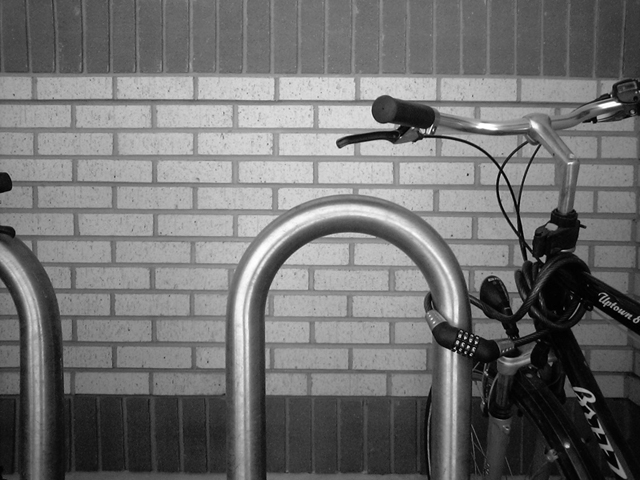
#> input picture spatial_domain/assets/bicycle.jpg, 640 x 480 px, given in place of lenna.png, which was not available
$ python task1_6.py   (older library calls are emulated)
#> lines starting #> are read from the running program, lines starting #| are printed output that depends on the picture; after the words box and inside, x2 and y2 are one past the last pixel; in counts of white or black regions, pixels touching at a corner belong together; pictures that were not available may be replaced by others from this repository, and a replacement may not be noted
### spatial_domain/python/utils.py
import cv2
import numpy as np


def load_image(filename):
#> called with filename = 'lenna.png'
    return cv2.imread('../assets/' + filename).astype('int16')
#> returned value: shape (480, 640, 3) int16; min 0, max 255, mean 112.2


def save_image(filename, image):
    cv2.imwrite('../output/' + filename, image)


def display_single_image(title, image):
    cv2.imshow(title, image.astype('uint8'))


def wait_key_and_destroy_windows():
    cv2.waitKey(0)
    cv2.destroyAllWindows()


def split_channels(image):
    """
    :param image: RGB image
    :return: B, G, R channels
    """
    return image[:, :, 0], \
        image[:, :, 1], \
        image[:, :, 2]


# [14 lines left out: function merge_channels, not called in this run]


def fit_matrix_in_interval(matrix, min_value=0, max_value=255):
    matrix[matrix < min_value] = min_value
    matrix[matrix > max_value] = max_value


# [21 lines left out: functions image_shape, copy_add_border, not called in this run]


def average_kernel(kernel_size):
    return np.full((kernel_size, kernel_size), 1/float(kernel_size * kernel_size))


# [7 lines left out: function display_multiple_images, not called in this run]

### spatial_domain/python/color.py
# coding=UTF-8

import utils
import numpy as np


# [10 lines left out: function rbg2gray, not called in this run]


def rgb2yiq(image):
    output = np.empty_like(image)
    blue, green, red = utils.split_channels(image)

    # From https://www.mathworks.com/help/images/ref/rgb2ntsc.html
    # Y = 0.299 R + 0.587 G + 0.114 B
    # I = 0.596 R - 0.274 G - 0.322 B
    # Q = 0.211 R - 0.523 G + 0.312 B

    output[:, :, 2] = 0.299 * red + 0.587 * green + 0.114 * blue
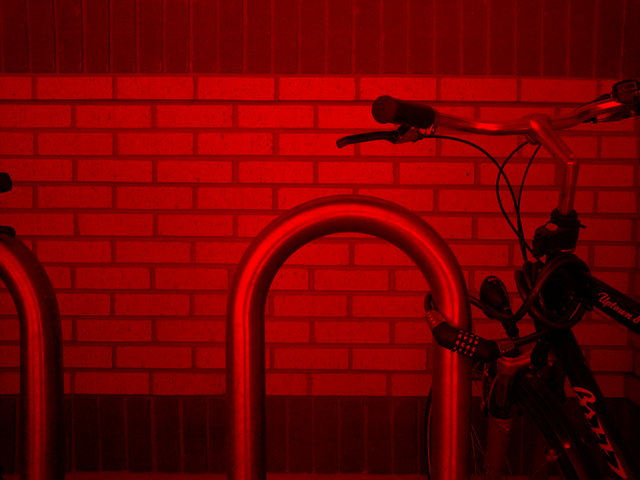
#> output: shape (480, 640, 3) int16; mean of channels 0, 1, 2 0, 0, 112; drawn as B, G, R
    output[:, :, 1] = 0.596 * red - 0.274 * green - 0.322 * blue
    output[:, :, 0] = 0.211 * red - 0.523 * green + 0.312 * blue

    utils.fit_matrix_in_interval(output)

    return output


def yiq2rgb(image):
    output = np.empty_like(image)
    q, i, y = utils.split_channels(image)

    # From https://www.mathworks.com/help/images/ref/ntsc2rgb.html
    # R = 1 Y  + 0.956 I + 0.621 Q
    # G = 1 Y  - 0.272 I - 0.647 Q
    # B = 1 Y  - 1.106 I + 1.703 Q

    output[:, :, 2] = y + 0.956 * i + 0.621 * q
    output[:, :, 1] = y - 0.272 * i - 0.647 * q
    output[:, :, 0] = y - 1.106 * i + 1.703 * q

    utils.fit_matrix_in_interval(output)

    return output

### spatial_domain/python/task1_6.py
# coding=UTF-8
# 1.6. Limiarização aplicada sobre Y, com limiar m e duas opções: a) m
# escolhido pelo usuáio; b) m = média de valores da banda Y;

import numpy as np
import utils
import color


def main():
    image = utils.load_image('lenna.png')

    yiq_image = color.rgb2yiq(image)
    grayscale_image = yiq_image[:, :, 2]   # Y

    threshold_value = 255 * 0.2
    mean_value = np.mean(grayscale_image)
#> mean_value = 112

    threshold_user_image = _segment(grayscale_image, threshold_value)
#> in _segment, `output = (image >= m) * 255`:
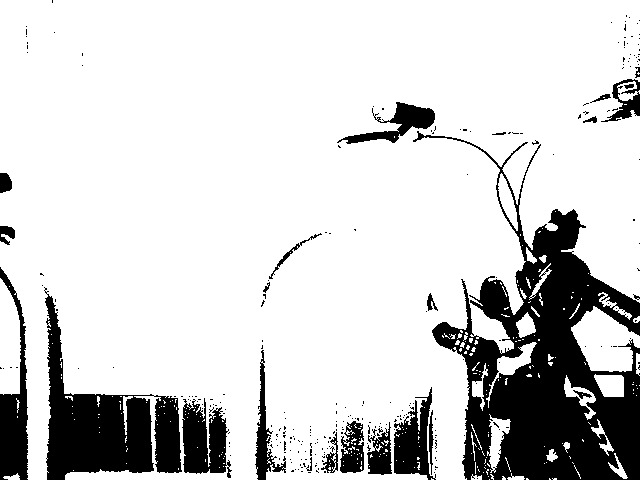
#> output: shape (480, 640) int64; 82.1% white; 275 black regions (251 under 20 px), largest, box (x1, y1, x2, y2) and area: (413, 131, 640, 480) 29743, (44, 287, 182, 480) 10775, (0, 267, 28, 480) 2926
    original_threshold_user_image = np.copy(yiq_image)
    original_threshold_user_image[:, :, 2] = threshold_user_image
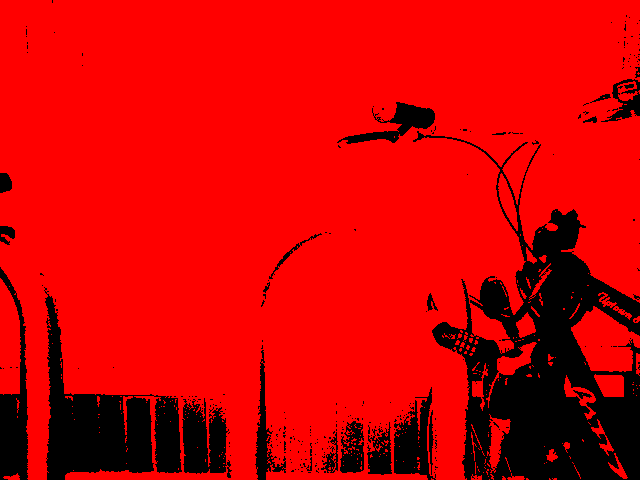
#> original_threshold_user_image: shape (480, 640, 3) int16; mean of channels 0, 1, 2 0, 0, 209.5; drawn as B, G, R
    original_threshold_user_image = color.yiq2rgb(original_threshold_user_image)
#> in yiq2rgb, `q, i, y = utils.split_channels(image)`: q: shape (480, 640) int16; every value is 0

    threshold_mean_image = _segment(grayscale_image, mean_value)
#> call 2 of _segment, with m = 112
#> in _segment (call 2), `output = (image >= m) * 255`:
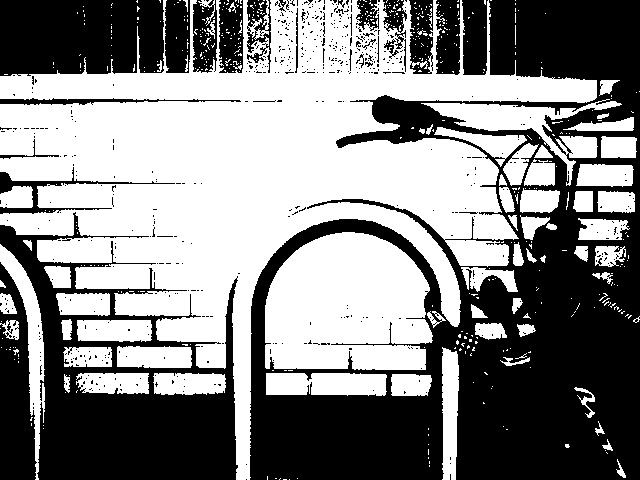
#> output: shape (480, 640) int64; 52.4% white; 569 black regions (537 under 20 px), largest, box (x1, y1, x2, y2) and area: (250, 0, 640, 480) 87871, (0, 212, 238, 480) 25786, (0, 0, 164, 76) 11795
    original_threshold_mean_image = np.copy(yiq_image)
    original_threshold_mean_image[:, :, 2] = threshold_mean_image
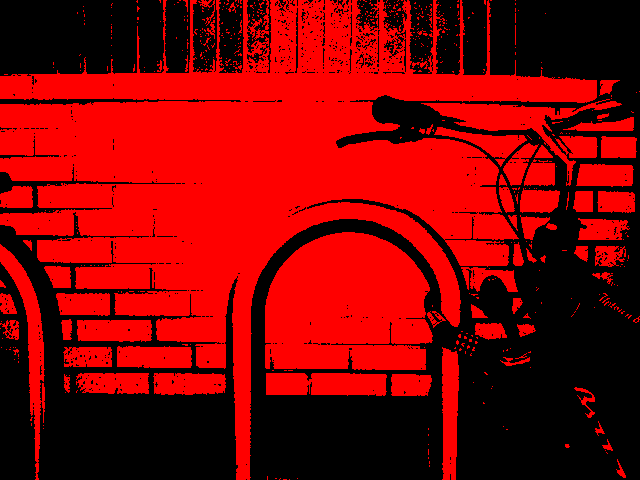
#> original_threshold_mean_image: shape (480, 640, 3) int16; mean of channels 0, 1, 2 0, 0, 133.6; drawn as B, G, R
    original_threshold_mean_image = color.yiq2rgb(original_threshold_mean_image)

    utils.display_single_image('Original Image', image)
    utils.display_single_image('YIQ Image', yiq_image)
    utils.display_single_image('Y Channel', grayscale_image)

    utils.display_single_image('Y Threshold (User ' + str(threshold_value) + ')', threshold_user_image)
    utils.display_single_image('Back to Original (User ' + str(threshold_value) + ')', original_threshold_user_image)

    utils.display_single_image('Y Threshold (Mean ' + str(mean_value) + ')', threshold_mean_image)
    utils.display_single_image('Back to Original (Mean ' + str(mean_value) + ')', original_threshold_mean_image)

    utils.wait_key_and_destroy_windows()


def _segment(image, m):
    output = (image >= m) * 255

    return output

if __name__ == "__main__":
    main()
